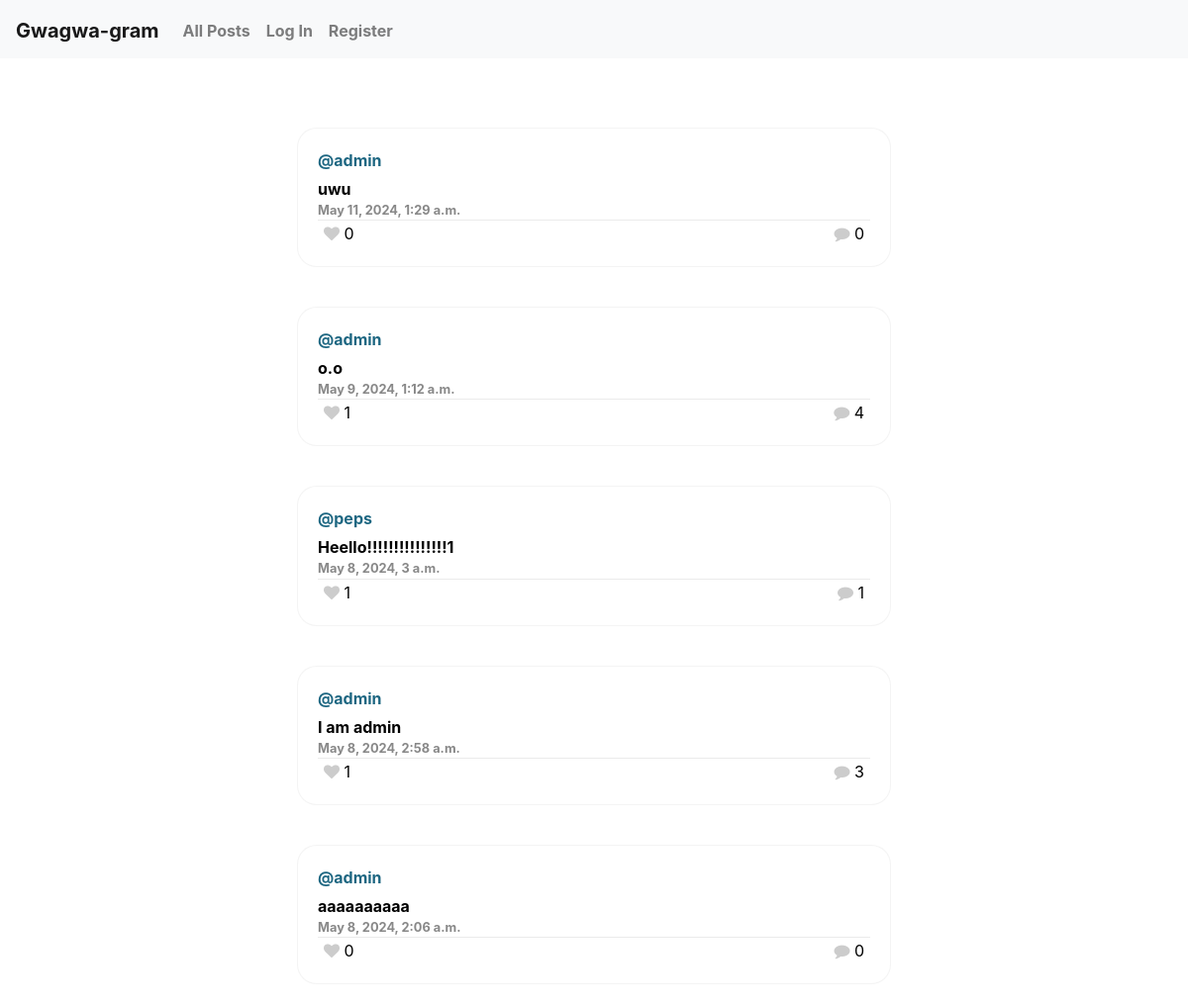
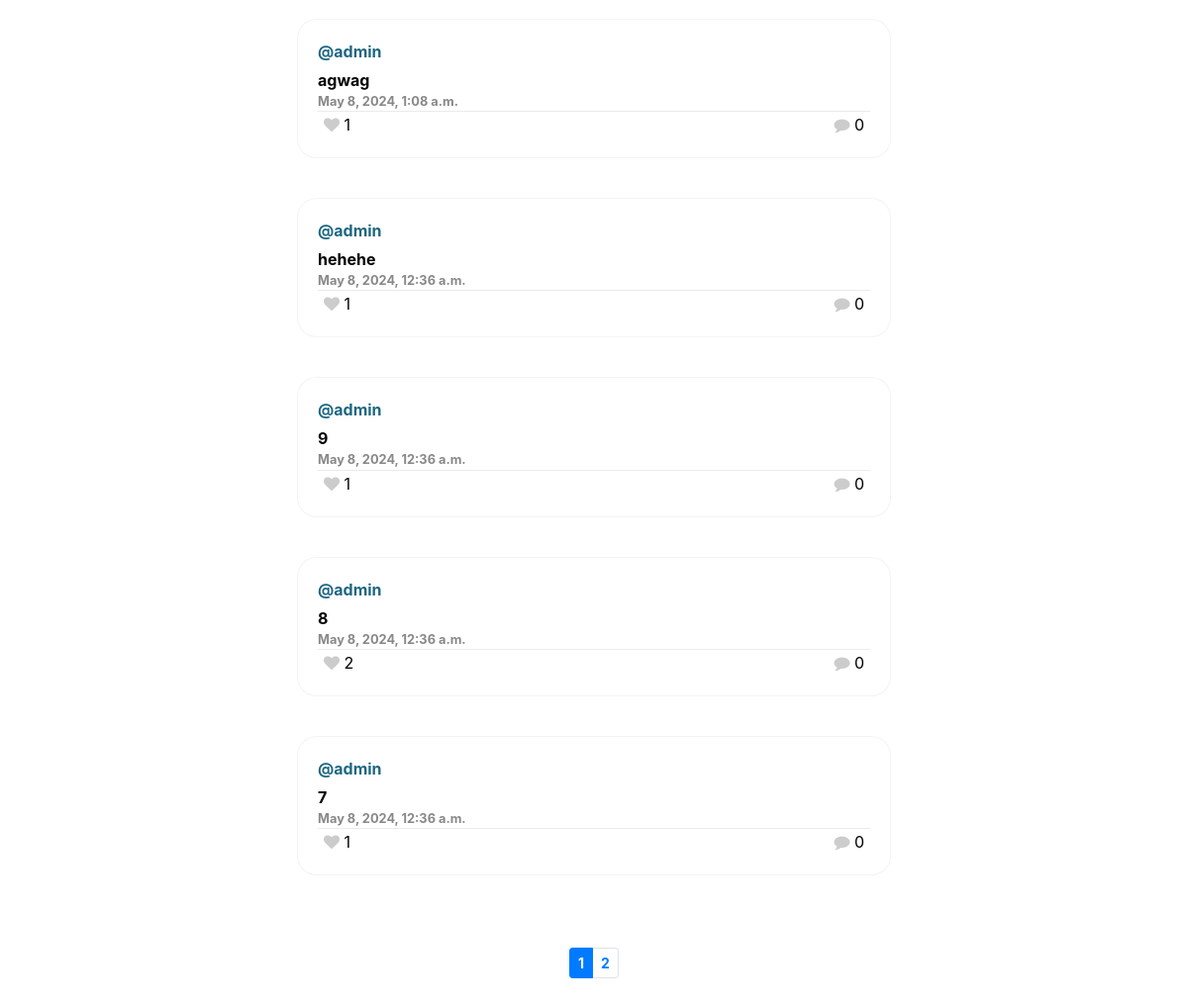
The app's page /, older data (2 pictures, top to bottom).
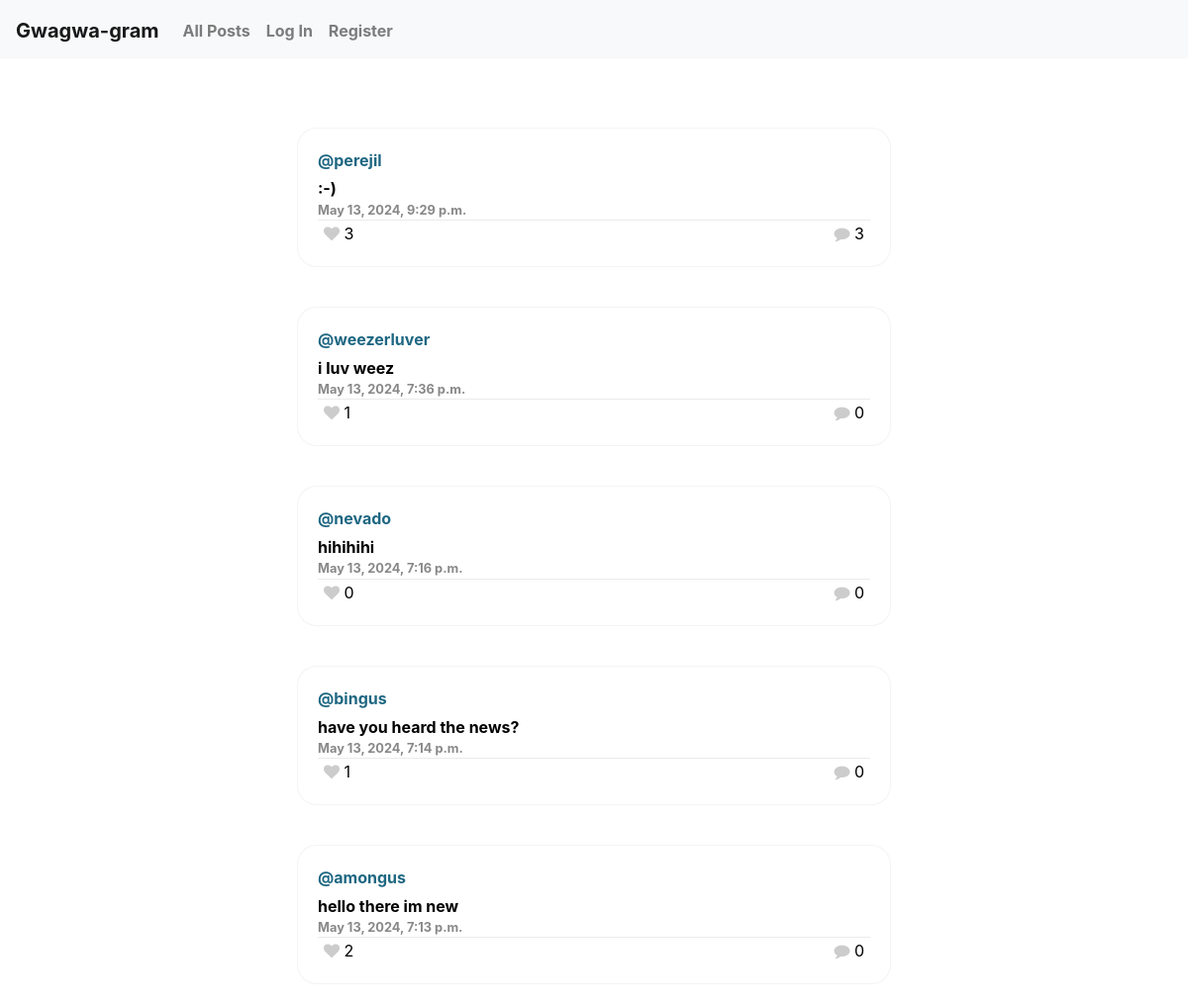
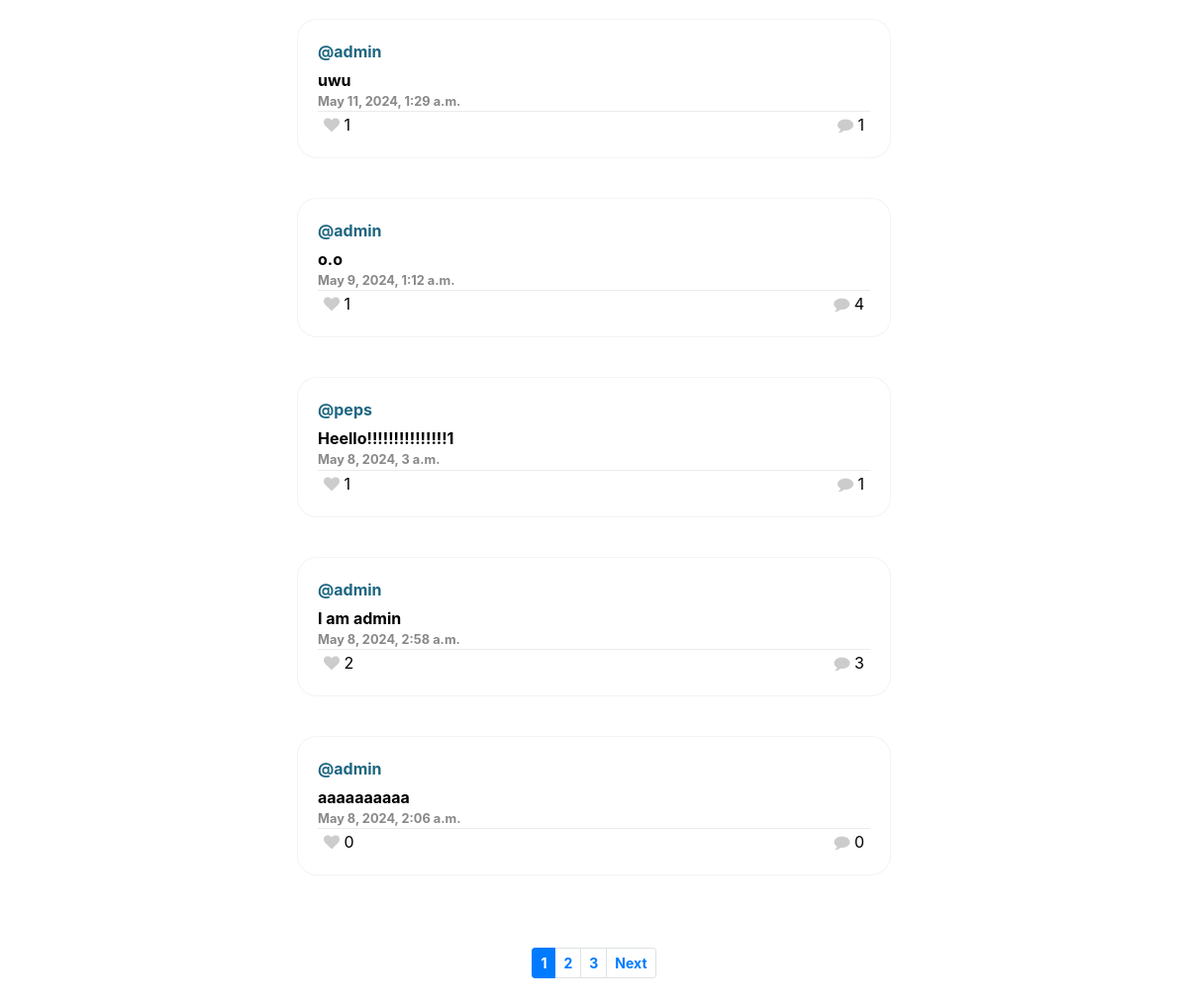
The same page, newer data (2 pictures, top to bottom).
### network/models.py (models this page shows, shortened)
class Post(models.Model):
    user = models.ForeignKey(User, on_delete=models.CASCADE, null=True, blank=True, related_name="author_post")
    content = models.CharField(max_length=280)
    date = models.DateTimeField(auto_now_add=True)

class User(AbstractUser):
    pass

### network/views.py (the view, shortened to what this page needs)
# urls.py: path("", views.index, name="index"),
def index(request):
    posts = Post.objects.order_by('-date')
    page_obj = paginator(request, posts, 10)
    if request.user.is_authenticated:
        liked = set(Like.objects.filter(user=request.user).values_list('post_id', flat=True))
    else:
        liked = []
    return render(request, "network/index.html", {
        "posts": page_obj,
        "page_obj": page_obj,
        "liked": liked
    })

### network/views.py (called while the page is built)
def paginator(request, posts, number):
    p = Paginator(posts, number)
    page_num = request.GET.get('page')
    page_obj = p.get_page(page_num)
    return page_obj

### network/templates/network/index.html (shortened to what this page needs)
{% extends "network/layout.html" %}
{% load static %}
{% block body %}
    {% include 'network/all-posts.html' %}
    {% include 'network/paginator.html' %}
{% endblock %}

### network/templates/network/all-posts.html
<div id="all-posts" class="contenedor">
    {% for post in posts %}
        <div class="comment post display">
            <div class="author"><a href="{% url 'profile' post.user %}">@{{ post.user }}</a></div>
            <a href="{% url 'post' post.id %}" class="no-link">
            <div class="message">{{ post.content }}</div>
            <div class="timestamp">{{ post.date }}</div>
        </a>
            <div class="actions">
                <button class="like-button" id="boton-{{post.id}}" data-post="{{post.id}}" data-liked="{% if post.id in liked %}true{% else %}false{% endif %}">
                    {% if post.id in liked %}
                    {% if user.is_authenticated %}
                    <i class="fa fa-heart liked" id="icon-{{post.id}}"></i>
                    {% endif %}
                    {% else %}
                    <i class="fa fa-heart" id="icon-{{post.id}}"></i>
                    {% endif %}
                    <p id="contador-{{post.id}}">{{post.like_set.count}}</p>
                </button>
                <button class="comment-button" id="open-comment" onclick="window.location.href = '{% url 'post' post.id %}'">
                    <i class="fa fa-comment"></i> {{post.post_comment.count}}</button>
            </div>
        </div>
    {% endfor %}
</div>

Row changes from the older to the newer data that the page shows:
no longer on this page (row unchanged): Post: user "admin", content "agwag", date "May 8, 2024, 1:08 a.m.", like_set.count "1", post_comment.count "0"
no longer on this page (row unchanged): Post: user "admin", content "hehehe", date "May 8, 2024, 12:36 a.m.", like_set.count "1", post_comment.count "0"
no longer on this page (row unchanged): Post: user "admin", content "9", date "May 8, 2024, 12:36 a.m.", like_set.count "1", post_comment.count "0"
no longer on this page (row unchanged): Post: user "admin", content "8", date "May 8, 2024, 12:36 a.m.", like_set.count "2", post_comment.count "0"
no longer on this page (row unchanged): Post: user "admin", content "7", date "May 8, 2024, 12:36 a.m.", like_set.count "1", post_comment.count "0"
added Post: user "perejil", content ":-)", date "May 13, 2024, 9:29 p.m.", like_set.count "3", post_comment.count "3"
added Post: user "weezerluver", content "i luv weez", date "May 13, 2024, 7:36 p.m.", like_set.count "1", post_comment.count "0"
added Post: user "nevado", content "hihihihi", date "May 13, 2024, 7:16 p.m.", like_set.count "0", post_comment.count "0"
added Post: user "bingus", content "have you heard the news?", date "May 13, 2024, 7:14 p.m.", like_set.count "1", post_comment.count "0"
added Post: user "amongus", content "hello there im new", date "May 13, 2024, 7:13 p.m.", like_set.count "2", post_comment.count "0"
computed for Post "uwu": like_set.count "0" → "1"; post_comment.count "0" → "1"
computed for Post "I am admin": like_set.count "1" → "2"
Text that changed along with them:
new list line: "3"
text now shown: "Next"
